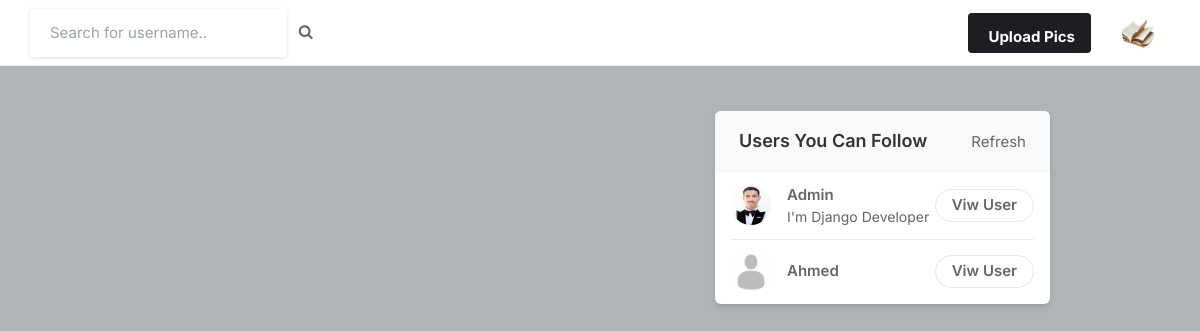
The app's page / (signed in), older data.
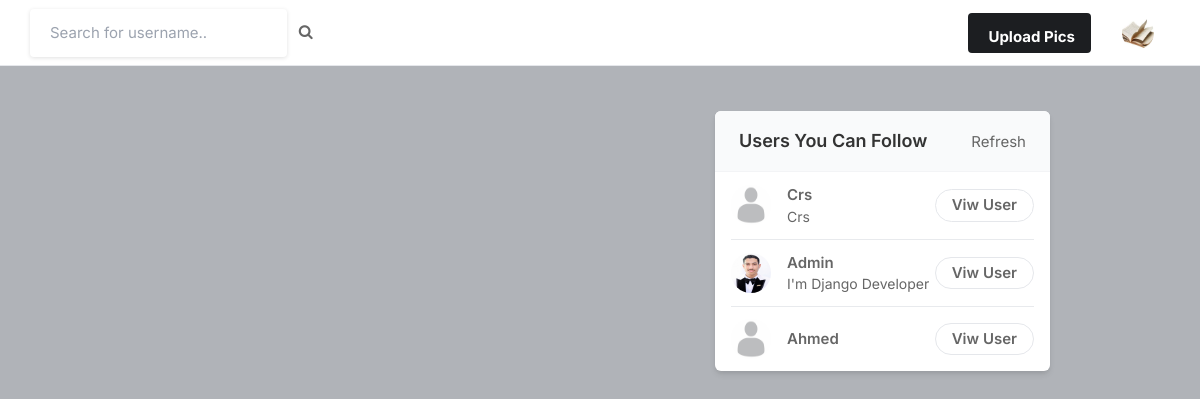
The same page, newer data.
### core/models.py (models this page shows, shortened)
class Profile(models.Model):
    user = models.ForeignKey(User,on_delete=models.CASCADE)
    id_user = models.IntegerField()
    bio = models.TextField(blank=True)
    profileimg = models.ImageField(upload_to='profile_image' , default='profile-image.png')
    location = models.CharField(max_length=100,blank=True)

### core/views.py (the view)
# urls.py: path('', views.index, name='index'),
@login_required(login_url='signin')
def index(request):
    user_object = User.objects.get(username=request.user)
    profile_object = Profile.objects.get(user=user_object)
    user_following_list = []
    feed = []
    user_following = FollowersCount.objects.filter(follower=request.user.username)
    for users in user_following:
        user_following_list.append(users.user)
    for usernames in user_following_list:
        feed_lists = Post.objects.filter(user=usernames)
        feed.append(feed_lists)
    feed_list = list(chain(*feed))
    all_users = User.objects.all()
    user_following_all = []
    for user in user_following:
        user_list = User.objects.get(username=user.user)
        user_following_all.append(user_list)
    new_suggestions_list = [x for x in list(all_users) if (x not in list(user_following_all))]
    current_user = User.objects.filter(username=request.user.username)
    finale_suggestions_all = [x for x in list(new_suggestions_list) if (x not in list(current_user))]
    random.shuffle(finale_suggestions_all)
    username_profile = []
    username_profile_list = []
    for users in finale_suggestions_all:
        username_profile.append(users.id)
    for ids in username_profile:
        profile_lists = Profile.objects.filter(user__id=ids)
        username_profile_list.append(profile_lists)
    suggestions_username_profile_list = []
    if username_profile_list:
        suggestions_username_profile_list = list(chain(*username_profile_list))
    return render(request, 'index.html', {
        "profile_object": profile_object,
        "posts": feed_list,
        'suggestions_username_profile_list': suggestions_username_profile_list[:4]
    })

### templates/index.html (shortened to what this page needs)
{% load static %}
<!DOCTYPE html>
<html lang="en">
<head>
    <link rel="stylesheet" href="{% static 'assets/css/icons.css' %}">
    <link rel="stylesheet" href="{% static 'assets/css/uikit.css' %}">
    <link rel="stylesheet" href="{% static 'assets/css/style.css' %}">
    <link rel="stylesheet" href="{% static 'assets/css/tailwind.css' %}">
    <link rel="stylesheet" href="http://cdnjs.cloudflare.com/ajax/libs/font-awesome/4.7.0/css/font-awesome.min.css">
</head>
<body>
            <header>
                <div class="header_inner">
                    <form action="/search" method="post">
                        <div class="left-side">
                                <input type="text" name="username" placeholder="Search for username..">&nbsp; &nbsp;
                                <button type="submit"><i class="fa fa-search fa-1x"></i></button>
                        </div>
                    </form>
                    <div class="right-side lg:pr-4">
                        <a href="#"
                            class="bg-pink-500 flex font-bold hidden hover:bg-pink-600 hover:text-white inline-block items-center lg:block max-h-10 mr-4 px-4 py-2 rounded shado text-white">
                              Upload Pics</a>
                        <a href="#">
                            <img src="{{profile_object.profileimg.url}}" class="header-avatar" alt="">
                        </a>
                    </div>
                </div>
            </header>
            <div class="container m-auto">
                <div class="lg:flex justify-center lg:space-x-10 lg:space-y-0 space-y-5">
                    <div class="space-y-5 flex-shrink-0 lg:w-7/12">
                    </div>
                    <div class="lg:w-5/12">
                        <div class="bg-white  shadow-md rounded-md overflow-hidden">
                            <div class="bg-gray-50  border-b border-gray-100 flex items-baseline justify-between py-4 px-6 ">
                                <h2 class="font-semibold text-lg">Users You Can Follow</h2>
                                <a href="/"> Refresh</a>
                            </div>
                            <div class="divide-gray-300 divide-gray-50 divide-opacity-50 divide-y px-4 ">
                                {% for suggestions in suggestions_username_profile_list %}
                                    <div class="flex items-center justify-between py-3">
                                        <div class="flex flex-1 items-center space-x-4">
                                            <a href="/profile/{{suggestions.user}}">
                                                <img src="{{suggestions.profileimg.url}}" class="bg-gray-200 rounded-full w-10 h-10">
                                            </a>
                                            <div class="flex flex-col">
                                                <span class="block capitalize font-semibold"> {{suggestions.user}}</span>
                                                <span class="block capitalize text-sm"> {{suggestions.bio}} </span>
                                            </div>
                                        </div>
                                        <a href="/profile/{{suggestions.user}}" class="border border-gray-200 font-semibold px-4 py-1 rounded-full hover:bg-pink-600 hover:text-white hover:border-pink-600 "> Viw User </a>
                                    </div>
                                {% endfor %}
                            </div>
                        </div>
                    </div>
                </div>
            </div>
</body>
</html>

### static/assets/css/style.css (style rules this page uses)
body { background-color: #B0B3B8!important; }
button { vertical-align: middle; }
input { height: 48px; line-height: 48px; padding: 0 20px; outline: none; font-size: 15px; color: #808080; max-width: 100%; width: 100%; -webkit-box-sizing: border-box; box-sizing: border-box; display: block; font-weight: 400; opacity: 1; border-radius: 4px; border: none; -webkit-box-shadow: 0 1px 4px 0px rgba(0, 0, 0, 0.12); box-shadow: 0 1px 4px 0px rgba(0, 0, 0, 0.12); }
input[type="text"], input[type="password"], input[type="email"], input[type="number"] { height: 48px; line-height: 48px; padding: 0 20px; outline: none; font-size: 15px; color: #808080; max-width: 100%; width: 100%; -webkit-box-sizing: border-box; box-sizing: border-box; display: block; font-weight: 400; opacity: 1; border-radius: 4px; border: none; -webkit-box-shadow: 0 1px 4px 0px rgba(0, 0, 0, 0.12); box-shadow: 0 1px 4px 0px rgba(0, 0, 0, 0.12); }
input { -webkit-transition: all 0.1s ease-in-out; transition: all 0.1s ease-in-out; }
::placeholder { color: #808080; opacity: 1; }
button { border: none; margin: 0; padding: 0; width: auto; overflow: visible; background: transparent; color: inherit; font: inherit; line-height: normal; cursor: pointer; }
a { color: #be185d; -webkit-transition: 0.3s; transition: 0.3s; outline: none !important; }
button { outline: none !important; }
img { max-width: 100%; }
body { color: #666; font-size: 15px; line-height: 27px; background-color: #f0f2f5; font-family: "Inter", sans-serif; text-transform: none; }
h1, h2, h3, h4, h5, h6 { font-family: "Inter", sans-serif; text-transform: none; }
input[type="text"], input[type="password"], input[type="email"] { font-family: "Inter", sans-serif; text-transform: none; }
button, body .pac-container { font-family: "Inter", sans-serif; text-transform: none; }
h1, h2, h3, h4, h5, h6 { color: #333; font-weight: 500; margin: 0; padding: 0; }
h2 { font-size: 26px; }
@media (min-width: 1024px) { .container { max-width: 900px !important; padding-top: 45px; } }
header { background-color: #fff; left: 0; right: 0; top: 0; z-index: 99; height: 66px; display: -webkit-box; display: -ms-flexbox; display: flex; -webkit-box-align: center; -ms-flex-align: center; align-items: center; border-bottom: 1px solid #e5e7eb; }
header .header_inner { display: -webkit-box; display: -ms-flexbox; display: flex; -webkit-box-align: center; -ms-flex-align: center; align-items: center; max-width: 1090px; margin: auto; width: 100%; max-width: 100% !important; padding: 0 30px; }
header .header_inner .left-side { display: -webkit-box; display: -ms-flexbox; display: flex; -webkit-box-align: center; -ms-flex-align: center; align-items: center; }
header .header_inner .right-side { display: -webkit-box; display: -ms-flexbox; display: flex; -webkit-box-align: center; -ms-flex-align: center; align-items: center; -webkit-box-pack: end; -ms-flex-pack: end; justify-content: flex-end; margin-left: auto; }
header .header_inner .right-side .header-avatar { width: 32px; height: 32px; border-radius: 100%; margin-left: 15px; }

Row changes from the older to the newer data that the page shows:
added Profile: profileimg (picture), user "Crs", bio "Crs"
